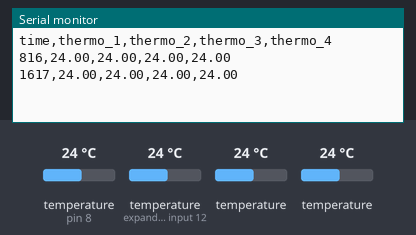
A sketch run on a simulated Arduino Uno, built with avr-gcc and run on an emulated ATmega328P. Parts: the last lines printed to the serial monitor. The test bench sets the inputs (shaded band); at power-on: temperature (sensors on pin 8, expander input 12) 24 °C, temperature 24 °C.

Above: at 2.3 s.
2.4 s: temperature (sensor on pin 8) set to 12 °C
At 3.1 s:
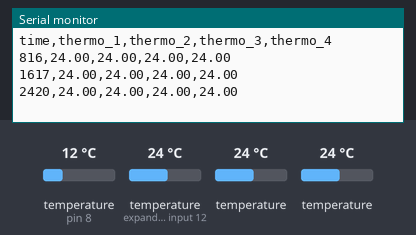
3.9 s: temperature (sensor on expander input 12) set to 12 °C
At 4.5 s:
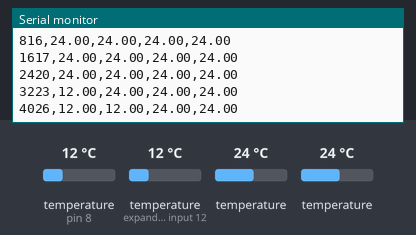
5.4 s: temperature (sensor 208) set to 12 °C
At 5.9 s:
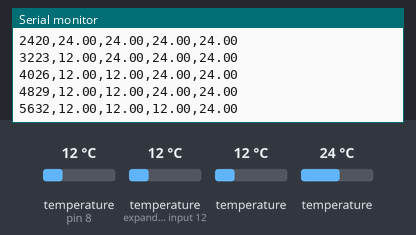
6.9 s: temperature (sensor 308) set to 12 °C
At 7.9 s:
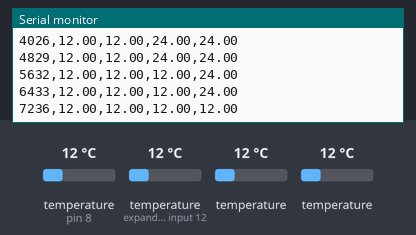
8.4 s: temperature (sensor on pin 8) set to 19 °C
At 9.5 s:
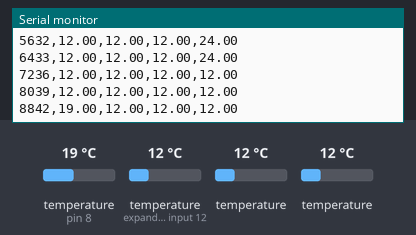
9.9 s: temperature (sensor on expander input 12) set to 19 °C
At 11.1 s:
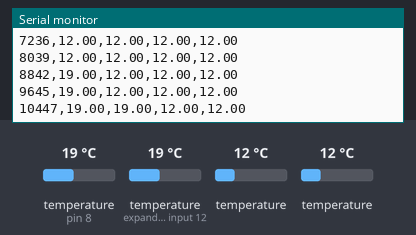
Timing chart, 0 to 12.9 s (numbered marks = the images above; inputs shaded):
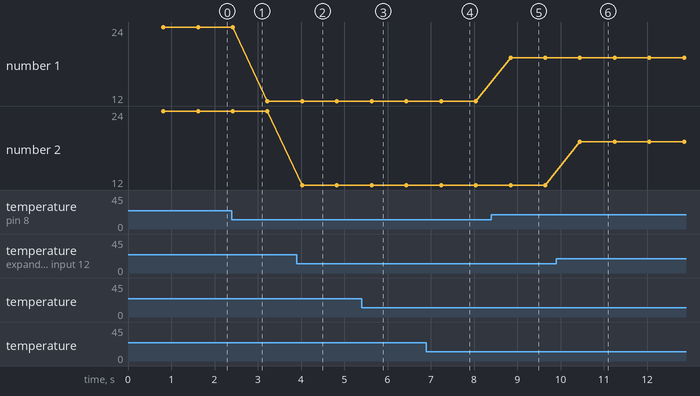

Measured:
- after the input at 3.9 s, the serial monitor: prints a new line after 0.13 s (image 2)
- after the input at 5.4 s, the serial monitor: prints a new line after 0.23 s (image 3)
- after the input at 6.9 s, the serial monitor: prints a new line after 0.34 s (image 4)
- after the input at 8.4 s, the serial monitor: prints a new line after 0.44 s (image 5)
- after the input at 9.9 s, the serial monitor: prints a new line after 0.55 s (image 6)
- plotted number 1: 24 → 12 after the input at 2.4 s, 12 → 19 after the input at 8.4 s

The sketch:

MeasureTemprNTime.ino
```cpp
#include <OneWire.h>
#include <DallasTemperature.h>

// Thermo-pin
#define PIN_TEMPR 8

// Thermo-count
#define THERM_COUNT 4

// Set up oneWire and dallasTemperature
OneWire oneWire(PIN_TEMPR);
DallasTemperature thermSensors(&oneWire);

// adress variables
DeviceAddress Therm_1 = {0x28, 0x76, 0xC9, 0xCF, 0x11, 0x20, 0x06, 0xBB}; //I
DeviceAddress Therm_2 = {0x28, 0xED, 0xE2, 0x94, 0x15, 0x20, 0x06, 0xA8}; //II
DeviceAddress Therm_3 = {0x28, 0x5B, 0xCF, 0xC1, 0x11, 0x20, 0x06, 0xCE}; //III
DeviceAddress Therm_4 = {0x28, 0xD1, 0xE5, 0xD5, 0x14, 0x20, 0x06, 0xAD}; //IV
//DeviceAddress Therm_4 = {0x28, 0xC3, 0x4A, 0xA4, 0x0B, 0x00, 0x00, 0xEA}; // 0!

// adress pointer array
DeviceAddress* ThermPtr[THERM_COUNT] = {&Therm_1,
&Therm_2, &Therm_3, &Therm_4};

// update time
const int TEMP_MESURE_TIME = 800;

// temperature variables
float tempr[THERM_COUNT];

// Function for printing one adress
void printAddress(DeviceAddress deviceAddress)
{
  // Output deviceAdress in list-like format
  for (uint8_t i = 0; i < 7; i++)
  {
    Serial.print("0x");
    if (deviceAddress[i] < 16) Serial.print("0");
    Serial.print(deviceAddress[i], HEX);
    Serial.print(", ");
  }
  Serial.print("0x");
  if (deviceAddress[7] < 16) Serial.print("0");
  Serial.print(deviceAddress[7], HEX);
}

// Function for printing all adress
void printAllAddress(DeviceAddress* adressPtr[THERM_COUNT])
{
  for (uint8_t row = 0; row < THERM_COUNT; row++)
  {
    printAddress(*adressPtr[row]);
    Serial.println();
  }
}

void setup() {
  // COM-port openning
  Serial.begin(9600);
  // object dallasTemperature init
  thermSensors.begin();

  // Create csv header
  Serial.println("time,thermo_1,thermo_2,thermo_3,thermo_4");
}

void loop(){
  // measure temperatures
  thermSensors.requestTemperatures();

  // printAllAddress(ThermPtr);


  //retrieve measure result
  for (uint8_t i = 0; i < 4; i++)
  {
    tempr[i] = thermSensors.getTempC(*ThermPtr[i]);
  }

  //print values
  Serial.print(millis());
  for (uint8_t i = 0; i < 4; i++)
  {
    Serial.print(",");
    Serial.print(tempr[i]);
  }
  Serial.println();
}
```
